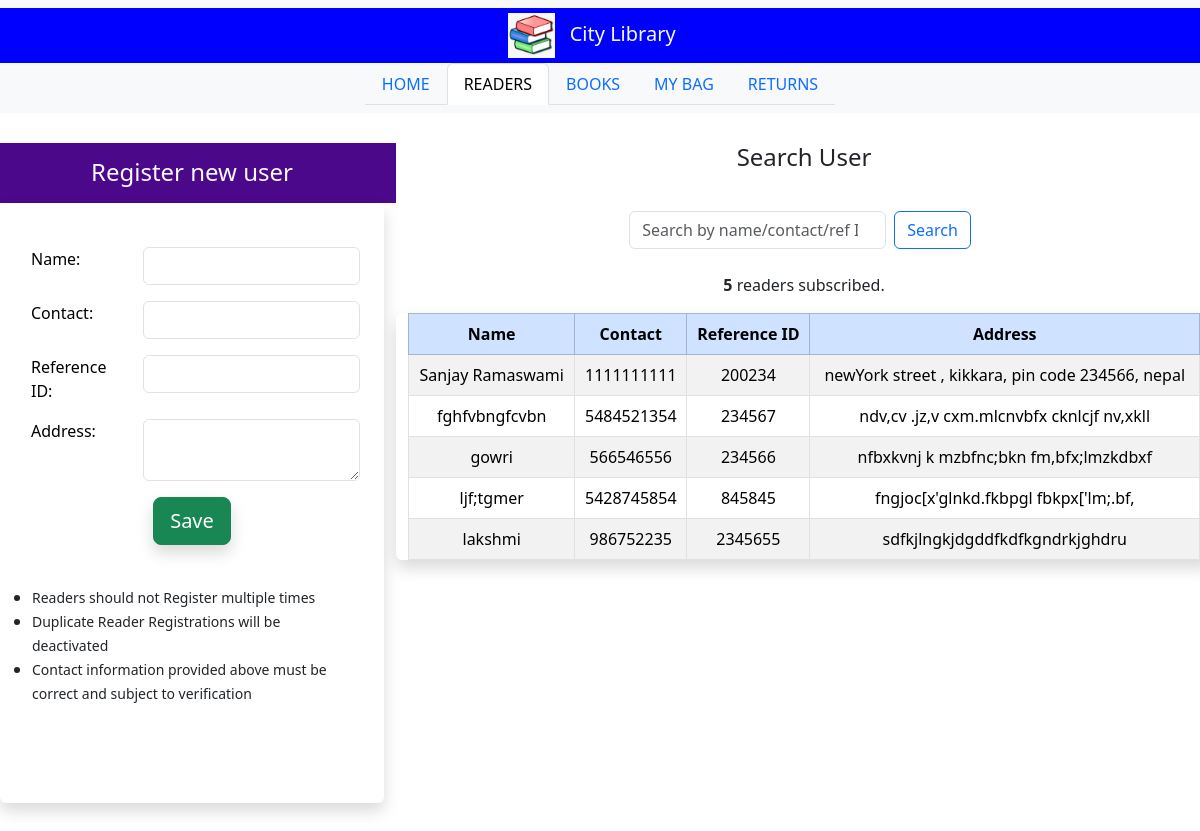
Before: /readers/ with the older database file.
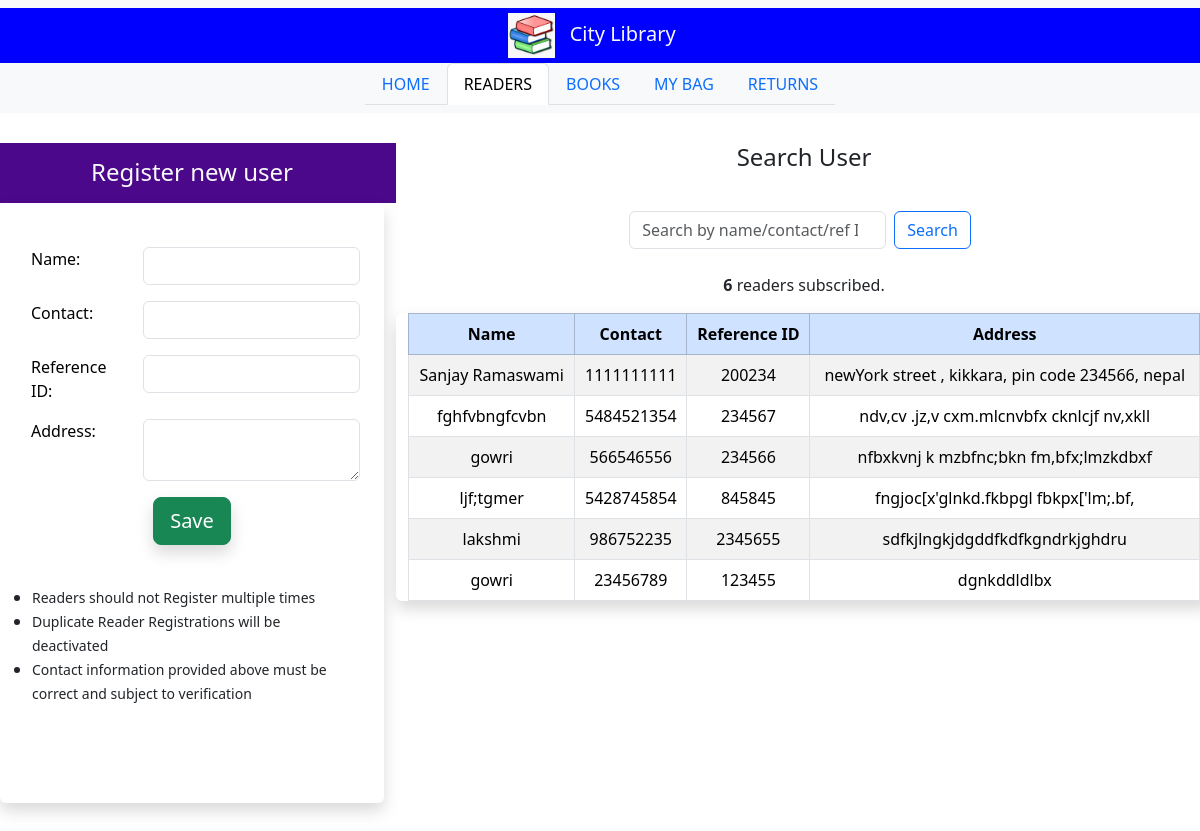
After: the same page with the newer database file.
### lims_app/models.py (models this page shows, shortened)
class reader(models.Model):
    referece_id = models.CharField(max_length=200)
    reader_name = models.CharField(max_length=200)
    reader_contact = models.CharField(max_length=200)
    reader_address = models.TextField()
    active  = models.BooleanField(default=True)

### lims_app/views.py (the view, shortened to what this page needs)
# urls.py: path('readers/', readers_tab, name='readers_tab'),
def readers_tab(request):
    search_query = request.GET.get("search")
    if search_query and search_query.strip() != "":
        readers = reader.objects.filter(
            Q(reader_name__icontains=search_query) |
            Q(reader_contact__icontains=search_query) |
            Q(referece_id__icontains=search_query),
            active=True
        )
    else:
        readers = reader.objects.filter(active=True)
    return render(request, "readers.html", {
        "current_tab": "readers",
        "readers": readers,
        "search_query": search_query or ""
    })

### lims_app/templates/readers.html (shortened to what this page needs)
<!DOCTYPE html>
{% extends "index.html" %}
{% load static %}
{% block main_content %}
<div class="container-flex text-center justify-content-center align-items-center" style="padding-top: 10px; padding-bottom: 20px; margin-top: 10px;">
  <div class="row justify-content-center align-middle" style="margin-top: 10px; height: 60px;">
    <div class="col-md-4 text-light" style="background-color: #4B088A;">
      <h4 style="margin-top: 15px;">Register new user</h4>
    </div>
    <div class="col-md-8">
      <h4>Search User</h4>
    </div>
  </div>
  <div class="row">
    <div class="col-md-4">
      <div class="container shadow p-3 mb-5 bg-body rounded" style="overflow-y: auto; height: 600px; background: #CEECF5;">
        <form class="d-flex flex-column" action="{% url 'readers_tab' %}" method="POST">
          <table class="table table-borderless" style="margin-top: 20px;">
            <tr>
              <td style="text-align: left; padding-left: 15px;">Name:</td>
              <td><input type="text" class="form-control" name="reader_name" required /></td>
            </tr>
            <tr>
              <td style="text-align: left; padding-left: 15px;">Contact:</td>
              <td><input type="text" class="form-control" name="reader_contact" required /></td>
            </tr>
            <tr>
              <td style="text-align: left; padding-left: 15px;">Reference ID:</td>
              <td><input type="text" class="form-control" name="referece_id" required /></td>
            </tr>
            <tr>
              <td style="text-align: left; padding-left: 15px;">Address:</td>
              <td><textarea class="form-control" name="reader_address" required></textarea></td>
            </tr>
            <tr>
              <td colspan="2" class="text-center">
                <button class="btn btn-success btn-lg shadow" type="submit">Save</button>
              </td>
            </tr>
          </table>
        </form>
        <ul class="mt-3 text-start px-3">
          <li><small>Readers should not Register multiple times</small></li>
          <li><small>Duplicate Reader Registrations will be deactivated</small></li>
          <li><small>Contact information provided above must be correct and subject to verification</small></li>
        </ul>
      </div>
    </div>
    <div class="col-md-8">
      <div class="row">
        <nav class="navbar bg-body-light">
          <div class="container-fluid justify-content-center align-items-center">
            <form class="d-flex" method="GET" action="{% url 'readers_tab' %}">
              <input class="form-control me-2" type="search" placeholder="Search by name/contact/ref ID" name="search" value="{{ search_query }}" />
              <button class="btn btn-outline-primary me-2" type="submit">Search</button>
            </form>
          </div>
        </nav>
      </div>
      <div class="row mt-3">
        <p><strong>{{ readers|length }}</strong> reader{{ readers|length|pluralize }} subscribed.</p>
        <div class="table-responsive shadow rounded">
          <table class="table table-striped table-hover table-bordered align-middle mb-0">
            <thead class="table-primary text-center">
              <tr>
                <th>Name</th>
                <th>Contact</th>
                <th>Reference ID</th>
                <th>Address</th>
              </tr>
            </thead>
            <tbody>
              {% for r in readers %}
                <tr class="text-center">
                  <td>{{ r.reader_name }}</td>
                  <td>{{ r.reader_contact }}</td>
                  <td>{{ r.referece_id }}</td>
                  <td>{{ r.reader_address }}</td>
                </tr>
              {% empty %}
                <tr>
                  <td colspan="4" class="text-center text-danger">No readers found.</td>
                </tr>
              {% endfor %}
            </tbody>
          </table>
        </div>
      </div>
    </div>
  </div>
</div>
{% endblock %}

Changed rows visible on the page:
added reader: reader_name "gowri", reader_contact "23456789", referece_id "123455", reader_address "dgnkddldlbx"
Other visible differences:
{{ readers|length }}: "5" → "6"
